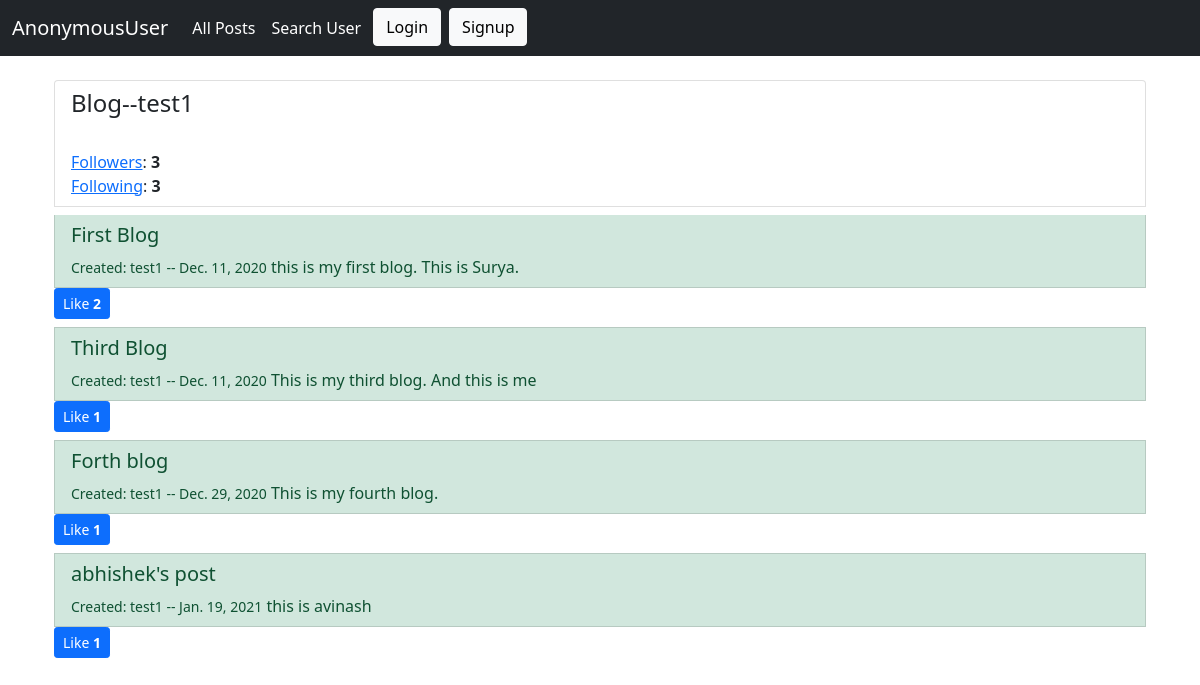
The page /blog/profileAnony/test1 on the database its author committed.
### blog/models.py (models this page shows, shortened)
class Post(models.Model):
    author=models.ForeignKey(User,on_delete=models.CASCADE)
    title=models.CharField(max_length=50)
    description=models.TextField(max_length=300)
    date=models.DateField(auto_now_add=True)
    like=models.ManyToManyField(User,related_name='blog_posts')

### blog/views.py (the view)
# urls.py: path('profileAnony/<str:username>',views.userProfileAnony, name='userProfileAnony'),
def userProfileAnony(request,username):
    user = User.objects.filter(username=username)
    posts = Post.objects.filter(author=user[0])
    follow1,create = Following.objects.get_or_create(user=user[0])
    follow2,create = Follower.objects.get_or_create(user=user[0])
    following_count=follow1.following.count()
    follower_count=follow2.followers.count()
    data={'posts':posts,
          'username':username,
          'following_count':following_count,
          'follower_count':follower_count
          }
    return render(request,'blog/userProfileAnony.html',data)

### blog/templates/blog/userProfileAnony.html
{% extends 'blog/base.html' %}
{% block body %}
        <div class="container my-4">
            <ul class="list-group">
                <li class="list-group-item">
                    <h4>Blog--{{username}}</h4>
                    <br> <a href="{% url 'follower' username %}">Followers</a>: <b> {{follower_count}}</b>
                    <br> <a href="{% url 'following' username %}">Following</a>: <b> {{following_count}}</b>
                </li>
                {% for post in posts %}
                        <li class="list-group-item list-group-item-success mt-2"><h5>{{ post.title }}</h5><small>Created: {{post.author}} -- {{post.date}}</small>
                                {{post.description}}
                        </li>
                        <span>
                            <button class="btn btn-primary btn-sm">Like <B>{{post.like.count}}</B></button>
                        </span>
                {% endfor %}
            </ul>
        </div>
{% endblock body %}

### rows shown on the page
Post: title "First Blog", author "test1", date "Dec. 11, 2020", description "this is my first blog. This is Surya.", like.count "2"
Post: title "Third Blog", author "test1", date "Dec. 11, 2020", description "This is my third blog. And this is me", like.count "1"
Post: title "Forth blog", author "test1", date "Dec. 29, 2020", description "This is my fourth blog.", like.count "1"
Post: title "abhishek's post", author "test1", date "Jan. 19, 2021", description "this is avinash", like.count "1"

### other values the page prints
{{ request.user }} "AnonymousUser"
{{ username }} "test1"
{{ follower_count }} "3"
{{ following_count }} "3"
